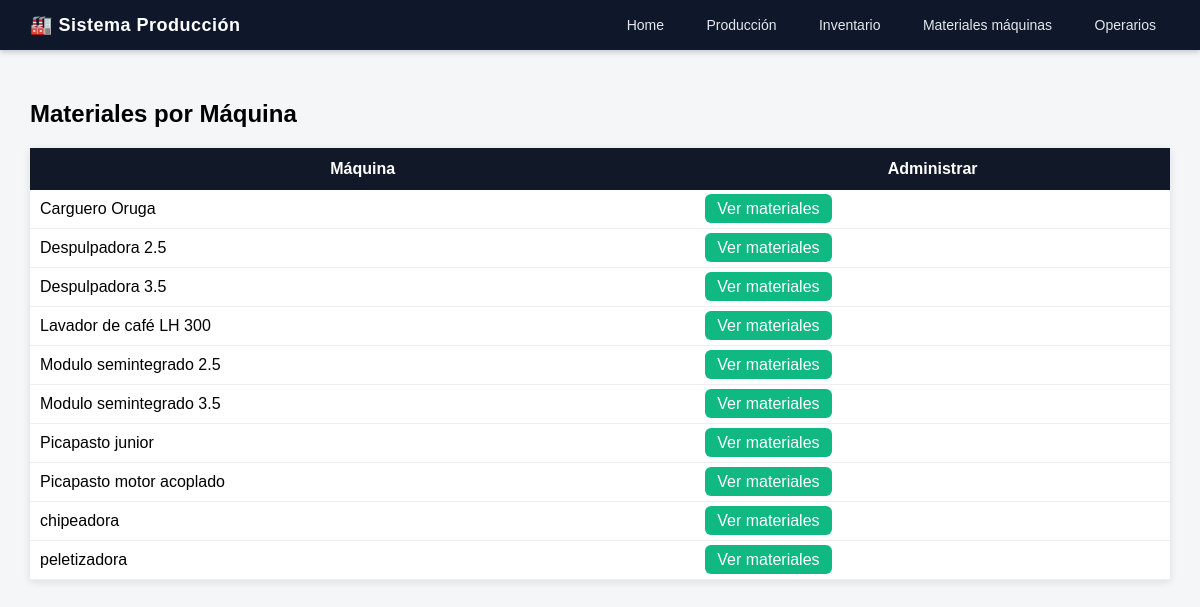
The page /materiales_maquinas on the database its author committed.
### tables this page shows
CREATE TABLE maquinas(id INTEGER PRIMARY KEY,nombre TEXT);

### main.py (the view)
@app.get("/materiales_maquinas", response_class=HTMLResponse)
def materiales_maquinas(request: Request):
    conn = db()
    c = conn.cursor()
    maquinas = c.execute("""
        SELECT id, nombre
        FROM maquinas
        ORDER BY nombre
    """).fetchall()
    conn.close()
    return templates.TemplateResponse(
        "materiales_maquinas.html",
        {
            "request": request,
            "maquinas": maquinas
        }
    )

### templates/materiales_maquinas.html
{% extends "base.html" %}
{% block content %}
<h2>Materiales por Máquina</h2>
<table>
<tr>
<th>Máquina</th>
<th>Administrar</th>
</tr>
{% for m in maquinas %}
<tr>
<td>{{ m[1] }}</td>
<td>
<a class="btn" href="/materiales_maquina/{{ m[0] }}">
Ver materiales
</a>
</td>
</tr>
{% endfor %}
</table>
{% endblock %}

### templates/base.html (style rules this page uses)
body { font-family: Arial; background:#f4f6f8; margin:0; }
table { width:100%; border-collapse:collapse; background:white; box-shadow:0 2px 8px rgba(0,0,0,0.1); }
th { background:#111827; color:white; padding:12px; }
td { padding:10px; border-bottom:1px solid #eee; }
.btn { background:#10b981; color:white; padding:6px 12px; border-radius:6px; text-decoration:none; }

### rows shown on the page
maquinas: nombre "Carguero Oruga"
maquinas: nombre "Despulpadora 2.5"
maquinas: nombre "Despulpadora 3.5"
maquinas: nombre "Lavador de café LH 300"
maquinas: nombre "Modulo semintegrado 2.5"
maquinas: nombre "Modulo semintegrado 3.5"
maquinas: nombre "Picapasto junior"
maquinas: nombre "Picapasto motor acoplado"
maquinas: nombre "chipeadora"
maquinas: nombre "peletizadora"
